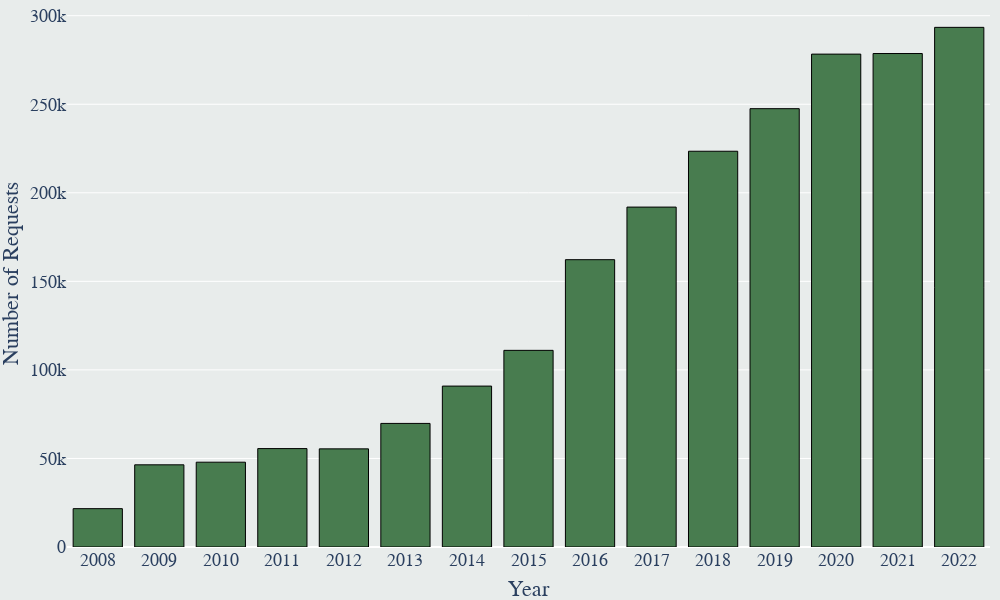

The cell this chart's notebook holds for it:
### Markdown cell above
## Total 311 requests over time (Bar chart)

### Code cell
yearly_counts = df.groupby('Year').size()
yearly_counts = yearly_counts.drop(2023)

hover_text = [f"<b>{val/1000:.1f}k</b> <extra></extra>" if val >= 1000 else str(val) for val in yearly_counts.values]

fig = go.Figure(go.Bar(
    x=yearly_counts.index,
    y=yearly_counts.values,
    hovertemplate=hover_text,
    marker_color='#487C4F',
    marker_line_color='black',
    marker_line_width=1,
    hoverlabel=dict(bgcolor="gold"),
))

# Set x-axis ticks to show all years
fig.update_layout(xaxis=dict(dtick=1))

fig.update_layout(height = 550,
                    width = 950,
                    autosize=True,
                    paper_bgcolor= "#E8ECEB",
                    margin={"r":10,"t":0,"l":10,"b":0},
                    font_family = "Garamond",
                    font_size = 18,
                    xaxis_title="Year",
                    yaxis_title="Number of Requests",
                    )
fig.update_layout(
    plot_bgcolor='#E8ECEB'
)

fig.show()

### Figure 1 — Plotly figure (JSON) as saved in the notebook; plotly's stock layout.template omitted (floating-point values rounded to 4 significant figures)
{"data": [{"hoverlabel": {"bgcolor": "gold"}, "hovertemplate": ["<b>21.7k</b> <extra></extra>", "<b>46.4k</b> <extra></extra>", "<b>47.9k</b> <extra></extra>", "<b>55.6k</b> <extra></extra>", "<b>55.4k</b> <extra></extra>", "<b>69.8k</b> <extra></extra>", "<b>90.9k</b> <extra></extra>", "<b>111.0k</b> <extra></extra>", "<b>162.2k</b> <extra></extra>", "<b>191.9k</b> <extra></extra>", "<b>223.5k</b> <extra></extra>", "<b>247.5k</b> <extra></extra>", "<b>278.3k</b> <extra></extra>", "<b>278.6k</b> <extra></extra>", "<b>293.4k</b> <extra></extra>"], "marker": {"color": "#487C4F", "line": {"color": "black", "width": 1}}, "type": "bar", "x": [2008, 2009, 2010, 2011, 2012, 2013, 2014, 2015, 2016, 2017, 2018, 2019, 2020, 2021, 2022], "y": [21656, 46403, 47889, 55570, 55418, 69788, 90866, 111042, 162240, 191941, 223468, 247515, 278315, 278646, 293425]}], "layout": {"autosize": true, "font": {"family": "Garamond", "size": 18}, "height": 600, "margin": {"b": 0, "l": 10, "r": 10, "t": 0}, "paper_bgcolor": "#E8ECEB", "plot_bgcolor": "#E8ECEB", "width": 1000, "xaxis": {"dtick": 1, "title": {"text": "Year"}}, "yaxis": {"title": {"text": "Number of Requests"}}}}
